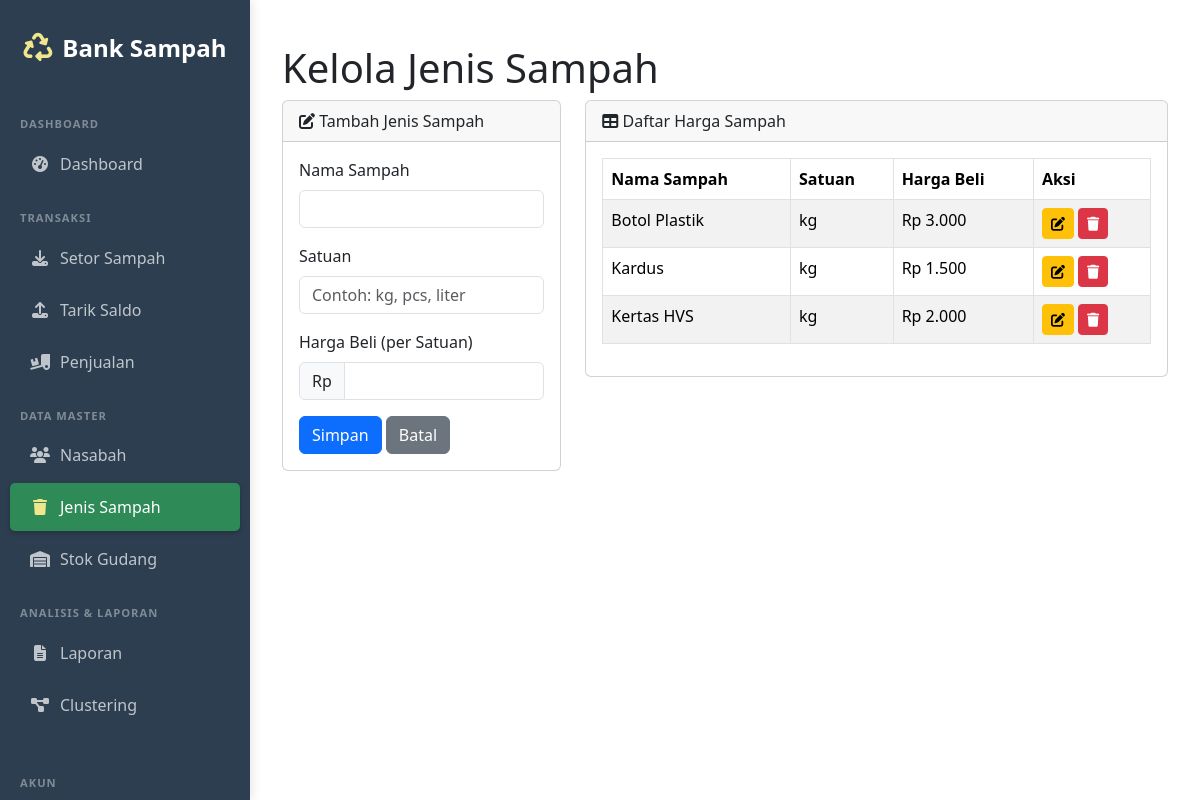
The app's page /admin/sampah.php (signed in) with its own data.
### tables this page shows
CREATE TABLE jenis_sampah (
    id_sampah INT AUTO_INCREMENT PRIMARY KEY,
    nama_sampah VARCHAR(100) NOT NULL,
    satuan VARCHAR(10) NOT NULL,  
    harga_beli BIGINT NOT NULL  
);

### config/functions.php (called while the page is built, shortened)
<?php
function format_rupiah($number) {
    return 'Rp ' . number_format($number, 0, ',', '.');
}
?>

### admin/sampah.php (the view, shortened to what this page needs)
<?php
require '../config/db.php';
require '../config/functions.php';
$stmt = $pdo->query("SELECT * FROM jenis_sampah ORDER BY nama_sampah");
$sampah_list = $stmt->fetchAll();
?>
<!DOCTYPE html>
<html lang="id">
<head>
    <link href="https://cdn.jsdelivr.net/npm/bootstrap@5.3.3/dist/css/bootstrap.min.css" rel="stylesheet">
    <link rel="stylesheet" href="https://cdnjs.cloudflare.com/ajax/libs/font-awesome/6.4.0/css/all.min.css">
    <link rel="stylesheet" href="../assets/css/style.css">
</head>
<body>
    <?php include 'sidebar/sidebar.php'; ?>
    <div class="content">
        <div class="container-fluid">
            <h1 class="mt-4">Kelola Jenis Sampah</h1>
            <div class="row">
                <div class="col-lg-4">
                    <div class="card">
                        <div class="card-header" id="formCardTitle"><i class="fas fa-edit"></i> Tambah Jenis Sampah</div>
                        <div class="card-body">
                            <form action="sampah.php" method="POST" id="sampahForm">
                                <div class="mb-3">
                                    <label for="nama_sampah" class="form-label">Nama Sampah</label>
                                    <input type="text" class="form-control" id="nama_sampah" name="nama_sampah" required>
                                </div>
                                <div class="mb-3">
                                    <label for="satuan" class="form-label">Satuan</label>
                                    <input type="text" class="form-control" id="satuan" name="satuan" placeholder="Contoh: kg, pcs, liter" required>
                                </div>
                                <div class="mb-3">
                                    <label for="harga_beli" class="form-label">Harga Beli (per Satuan)</label>
                                    <div class="input-group">
                                        <span class="input-group-text">Rp</span>
                                        <input type="number" class="form-control" id="harga_beli" name="harga_beli" required>
                                    </div>
                                </div>
                                <button type="submit" name="submit" class="btn btn-primary">Simpan</button>
                                <button type="button" class="btn btn-secondary" onclick="clearForm()">Batal</button>
                            </form>
                        </div>
                    </div>
                </div>
                <div class="col-lg-8">
                    <div class="card">
                        <div class="card-header"><i class="fas fa-table"></i> Daftar Harga Sampah</div>
                        <div class="card-body">
                            <table class="table table-bordered table-striped table-hover">
                                <thead>
                                    <tr>
                                        <th>Nama Sampah</th>
                                        <th>Satuan</th>
                                        <th>Harga Beli</th>
                                        <th>Aksi</th>
                                    </tr>
                                </thead>
                                <tbody>
                                    <?php foreach ($sampah_list as $sampah): ?>
                                    <tr>
                                        <td><?= htmlspecialchars($sampah['nama_sampah']) ?></td>
                                        <td><?= htmlspecialchars($sampah['satuan']) ?></td>
                                        <td><?= format_rupiah($sampah['harga_beli']) ?></td>
                                        <td>
                                            <button class="btn btn-sm btn-warning" onclick="editSampah(<?= htmlspecialchars(json_encode($sampah)) ?>)">
                                                <i class="fas fa-edit"></i>
                                            </button>
                                            <a href="sampah.php?action=delete&id=<?= $sampah['id_sampah'] ?>" class="btn btn-sm btn-danger" onclick="return confirm('Yakin ingin menghapus jenis sampah ini?')">
                                                <i class="fas fa-trash"></i>
                                            </a>
                                        </td>
                                    </tr>
                                    <?php endforeach; ?>
                                </tbody>
                            </table>
                        </div>
                    </div>
                </div>
            </div>
        </div>
    </div>
</body>
</html>

### assets/css/style.css (style rules this page uses)
:root { --primary: #2e8b57; --secondary: #3cb371; --accent: #f0e68c; --light: #f5f5f5; --dark: #2c3e50; }
.content { margin-left: 250px; padding: 20px; transition: all 0.3s; }

### records on screen
jenis_sampah: nama_sampah "Botol Plastik", satuan "kg", harga_beli "Rp 3.000"
jenis_sampah: nama_sampah "Kardus", satuan "kg", harga_beli "Rp 1.500"
jenis_sampah: nama_sampah "Kertas HVS", satuan "kg", harga_beli "Rp 2.000"
